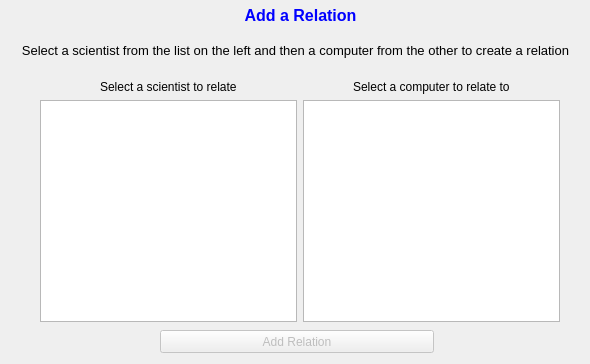
<?xml version="1.0" encoding="UTF-8"?>
<ui version="4.0">
 <class>relations</class>
 <widget class="QDialog" name="relations">
  <property name="geometry">
   <rect>
    <x>0</x>
    <y>0</y>
    <width>590</width>
    <height>364</height>
   </rect>
  </property>
  <property name="windowTitle">
   <string>Dialog</string>
  </property>
  <widget class="QPushButton" name="pushButton">
   <property name="enabled">
    <bool>false</bool>
   </property>
   <property name="geometry">
    <rect>
     <x>160</x>
     <y>330</y>
     <width>274</width>
     <height>23</height>
    </rect>
   </property>
   <property name="text">
    <string>Add Relation</string>
   </property>
  </widget>
  <widget class="QLabel" name="label_add_relation_prompt">
   <property name="geometry">
    <rect>
     <x>230</x>
     <y>0</y>
     <width>141</width>
     <height>31</height>
    </rect>
   </property>
   <property name="text">
    <string>&lt;html&gt;&lt;head/&gt;&lt;body&gt;&lt;p align=&quot;center&quot;&gt;&lt;span style=&quot; font-size:12pt; font-weight:600; color:#0000ff;&quot;&gt;Add a Relation&lt;/span&gt;&lt;/p&gt;&lt;/body&gt;&lt;/html&gt;</string>
   </property>
  </widget>
  <widget class="QLabel" name="label">
   <property name="geometry">
    <rect>
     <x>10</x>
     <y>40</y>
     <width>571</width>
     <height>21</height>
    </rect>
   </property>
   <property name="text">
    <string>&lt;html&gt;&lt;head/&gt;&lt;body&gt;&lt;p align=&quot;center&quot;&gt;&lt;span style=&quot; font-size:10pt;&quot;&gt;Select a scientist from the list on the left and then a computer from the other to create a relation&lt;/span&gt;&lt;/p&gt;&lt;/body&gt;&lt;/html&gt;</string>
   </property>
  </widget>
  <widget class="QWidget" name="layoutWidget">
   <property name="geometry">
    <rect>
     <x>40</x>
     <y>80</y>
     <width>520</width>
     <height>242</height>
    </rect>
   </property>
   <layout class="QGridLayout" name="gridLayout">
    <item row="0" column="2" colspan="2" alignment="Qt::AlignHCenter">
     <widget class="QLabel" name="label_error_cpu">
      <property name="text">
       <string>Select a computer to relate to</string>
      </property>
     </widget>
    </item>
    <item row="1" column="0" colspan="2">
     <widget class="QTableWidget" name="table_relations_scientists">
      <property name="alternatingRowColors">
       <bool>true</bool>
      </property>
      <property name="selectionMode">
       <enum>QAbstractItemView::SingleSelection</enum>
      </property>
      <property name="selectionBehavior">
       <enum>QAbstractItemView::SelectRows</enum>
      </property>
      <property name="sortingEnabled">
       <bool>true</bool>
      </property>
      <attribute name="horizontalHeaderStretchLastSection">
       <bool>true</bool>
      </attribute>
      <attribute name="verticalHeaderVisible">
       <bool>false</bool>
      </attribute>
     </widget>
    </item>
    <item row="1" column="2" colspan="2">
     <widget class="QTableWidget" name="table_relations_Computers">
      <property name="alternatingRowColors">
       <bool>true</bool>
      </property>
      <property name="selectionMode">
       <enum>QAbstractItemView::MultiSelection</enum>
      </property>
      <property name="selectionBehavior">
       <enum>QAbstractItemView::SelectRows</enum>
      </property>
      <property name="sortingEnabled">
       <bool>true</bool>
      </property>
      <attribute name="horizontalHeaderStretchLastSection">
       <bool>true</bool>
      </attribute>
      <attribute name="verticalHeaderVisible">
       <bool>false</bool>
      </attribute>
     </widget>
    </item>
    <item row="0" column="0" colspan="2" alignment="Qt::AlignHCenter">
     <widget class="QLabel" name="label_error_Sci">
      <property name="text">
       <string>Select a scientist to relate</string>
      </property>
     </widget>
    </item>
   </layout>
  </widget>
 </widget>
 <resources/>
 <connections/>
</ui>
